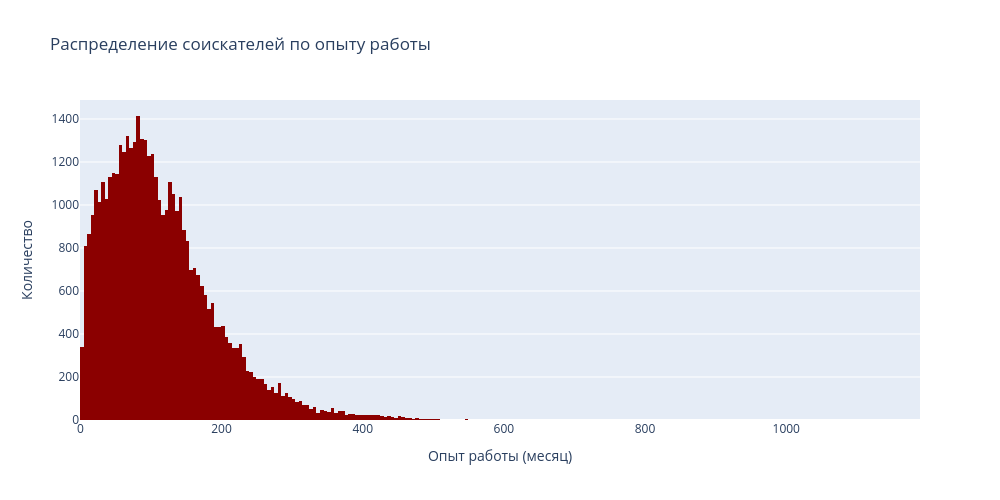
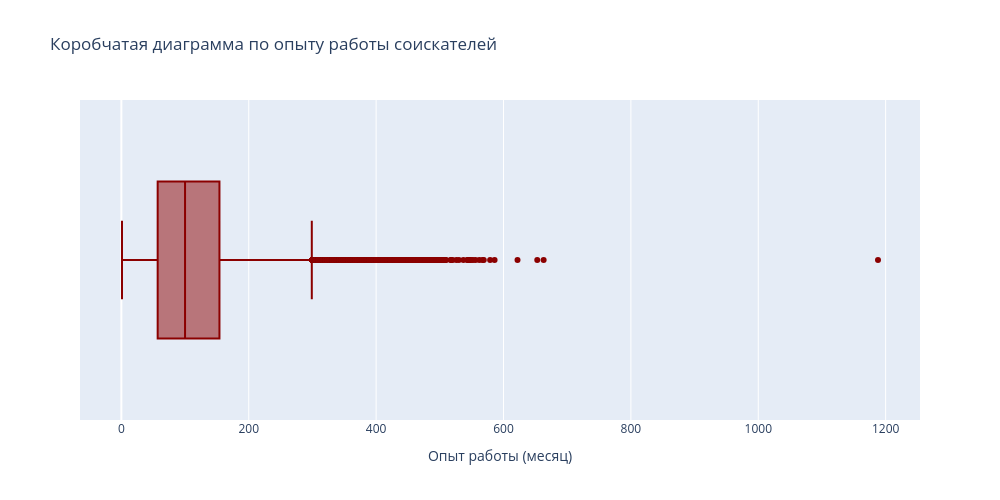

Notebook source saved alongside these figures, in order:
### Markdown cell above
2. Постройте распределение признака **"Опыт работы (месяц)"**. Опишите данное распределение, отвечая на следующие вопросы: чему равна мода распределения, каковы предельные значения признака, в каком примерном интервале находится опыт работы большинства соискателей? Есть ли аномалии для признака опыта работы, какие значения вы бы причислили к их числу?
*Совет: постройте гистограмму и коробчатую диаграмму рядом.*

### Code cell
exp_data = data_merged['Опыт работы (месяц)']

fig1 = px.histogram(
    data_frame=exp_data,
    x = 'Опыт работы (месяц)',
    height=500,
    width=1000,
    title='Распределение соискателей по опыту работы',
    color_discrete_sequence=['darkred']
)
fig1.update_yaxes(title_text='Количество')
fig1.show()

fig2 = px.box(
    data_frame=exp_data,
    x = 'Опыт работы (месяц)',
    height=500,
    width=1000,
    title='Коробчатая диаграмма по опыту работы соискателей',
    color_discrete_sequence=['darkred']
)

fig2.show()

fig1.write_html("plotly/histogram2.html")
fig2.write_html("plotly/box2.html")

### Figure 1 — Plotly figure (JSON) as saved in the notebook; plotly's stock layout.template omitted (floating-point values rounded to 4 significant figures; data arrays with more than 128 entries replaced by an {"elided": "..."} marker saying what was removed)
{"data": [{"bingroup": "x", "hovertemplate": "Опыт работы (месяц)=%{x}<br>count=%{y}<extra></extra>", "legendgroup": "", "marker": {"color": "darkred", "pattern": {"shape": ""}}, "name": "", "orientation": "v", "showlegend": false, "type": "histogram", "x": {"elided": "44744 float values"}, "xaxis": "x", "yaxis": "y"}], "layout": {"barmode": "relative", "height": 500, "legend": {"tracegroupgap": 0}, "title": {"text": "Распределение соискателей по опыту работы"}, "width": 1000, "xaxis": {"anchor": "y", "domain": [0, 1], "title": {"text": "Опыт работы (месяц)"}}, "yaxis": {"anchor": "x", "domain": [0, 1], "title": {"text": "Количество"}}}}

### Figure 2 — Plotly figure (JSON) as saved in the notebook; plotly's stock layout.template omitted (floating-point values rounded to 4 significant figures; data arrays with more than 128 entries replaced by an {"elided": "..."} marker saying what was removed)
{"data": [{"alignmentgroup": "True", "hovertemplate": "Опыт работы (месяц)=%{x}<extra></extra>", "legendgroup": "", "marker": {"color": "darkred"}, "name": "", "notched": false, "offsetgroup": "", "orientation": "h", "showlegend": false, "type": "box", "x": {"elided": "44744 float values"}, "x0": " ", "xaxis": "x", "y0": " ", "yaxis": "y"}], "layout": {"boxmode": "group", "height": 500, "legend": {"tracegroupgap": 0}, "title": {"text": "Коробчатая диаграмма по опыту работы соискателей"}, "width": 1000, "xaxis": {"anchor": "y", "domain": [0, 1], "title": {"text": "Опыт работы (месяц)"}}, "yaxis": {"anchor": "x", "domain": [0, 1]}}}
